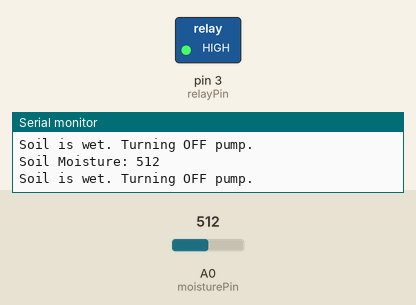
Simulated run of this sketch. Board: Arduino Uno, built with avr-gcc and run on an emulated ATmega328P. On the bench: switched loads named in the sketch (green lamp = pin HIGH), the last lines printed to the serial monitor. The inputs (shaded band) are chosen by the test bench; at power-on: A0 (moisturePin) = 512.

Above: at 2.8 s.
2.9 s: A0 (moisturePin) set to 486
At 4.8 s:
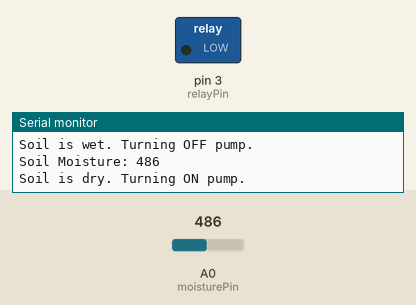
5.6 s: A0 (moisturePin) set to 510
At 6.3 s:
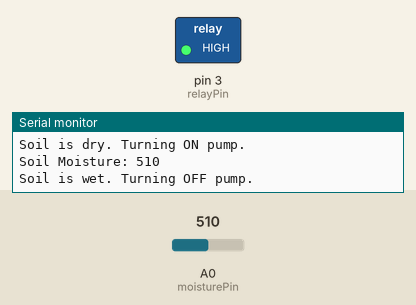
8.3 s: A0 (moisturePin) set to 490
At 10.6 s:
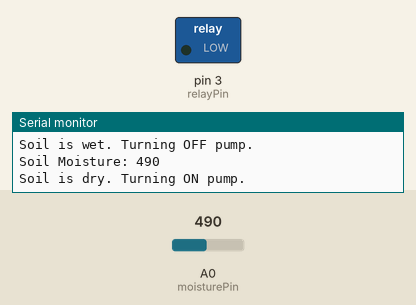
Timing chart, 0 to 12.1 s (numbered marks = the images above; inputs shaded):
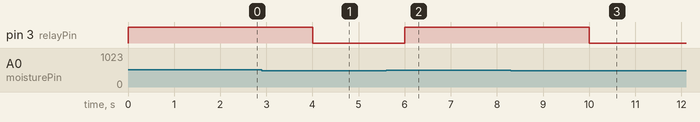

The sketch:

IrrigationSystem.ino
```cpp
// Pin configuration
const int moisturePin = A0;   // Soil sensor analog pin
const int relayPin = 3;       // Relay module control pin

// Threshold value for moisture
const int threshold = 500;    // Adjust this based on calibration

void setup() {
  Serial.begin(9600);          // Start serial monitor
  pinMode(moisturePin, INPUT); // Moisture sensor as input
  pinMode(relayPin, OUTPUT);   // Relay pin as output
  digitalWrite(relayPin, HIGH); // Ensure pump is OFF initially
}

void loop() {
  int moistureValue = analogRead(moisturePin); // Read soil moisture
  Serial.print("Soil Moisture: ");
  Serial.println(moistureValue);

  if (moistureValue < threshold) {
    Serial.println("Soil is dry. Turning ON pump.");
    digitalWrite(relayPin, LOW); // Relay ON → Pump ON
  } else {
    Serial.println("Soil is wet. Turning OFF pump.");
    digitalWrite(relayPin, HIGH); // Relay OFF → Pump OFF
  }

  delay(2000); // Wait before next reading
}
```

Measured:
- the behaviour switches between 500 and 499 on A0 (moisturePin) (found by bisection; images 0 and 1)
- after the input at 2.9 s, pin 3 (relayPin): HIGH → LOW after 1.1 s
- after the input at 5.6 s, pin 3 (relayPin): LOW → HIGH after 0.40 s
- after the input at 8.3 s, pin 3 (relayPin): HIGH → LOW after 1.7 s
